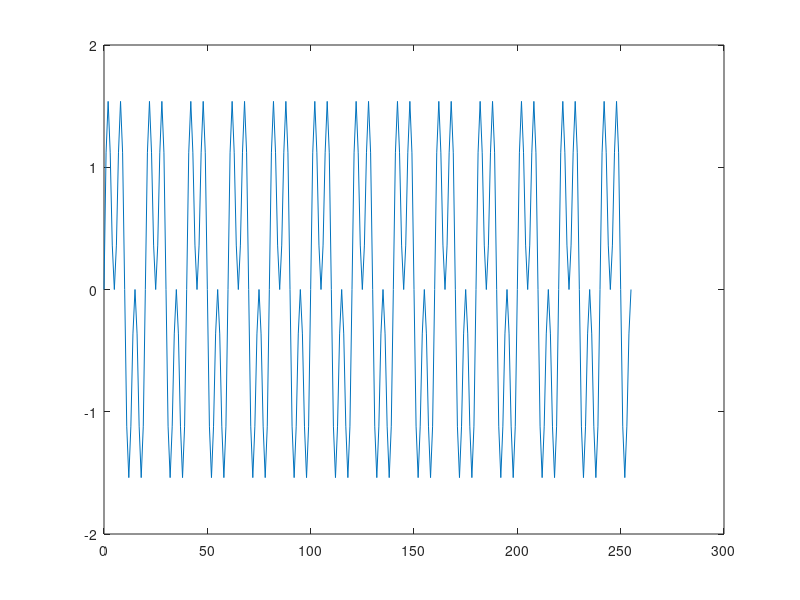
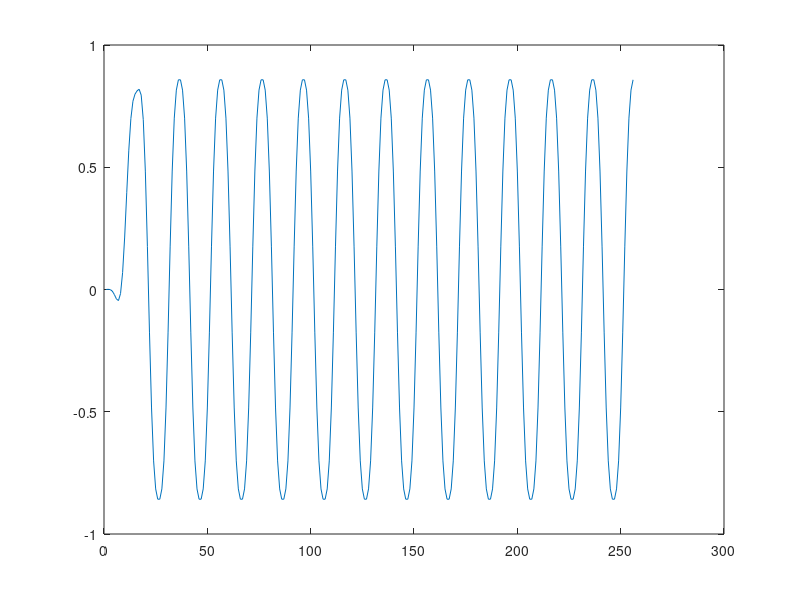
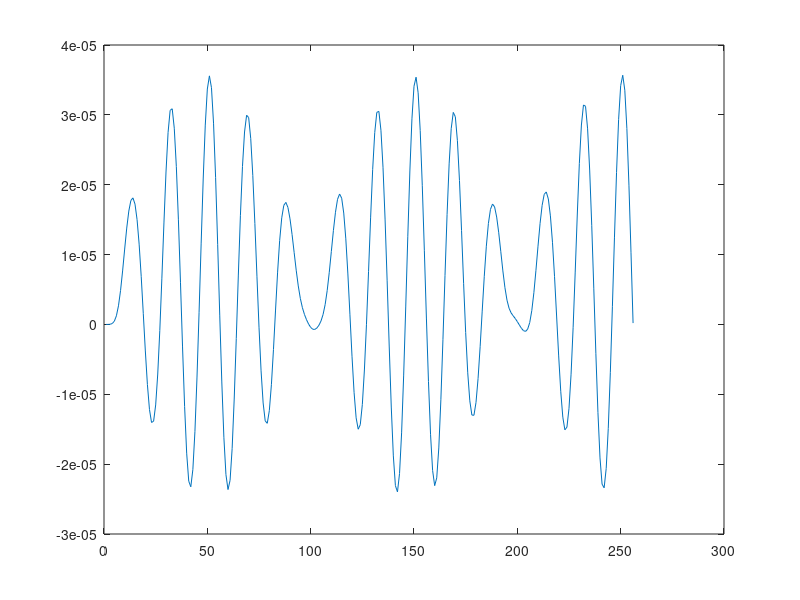
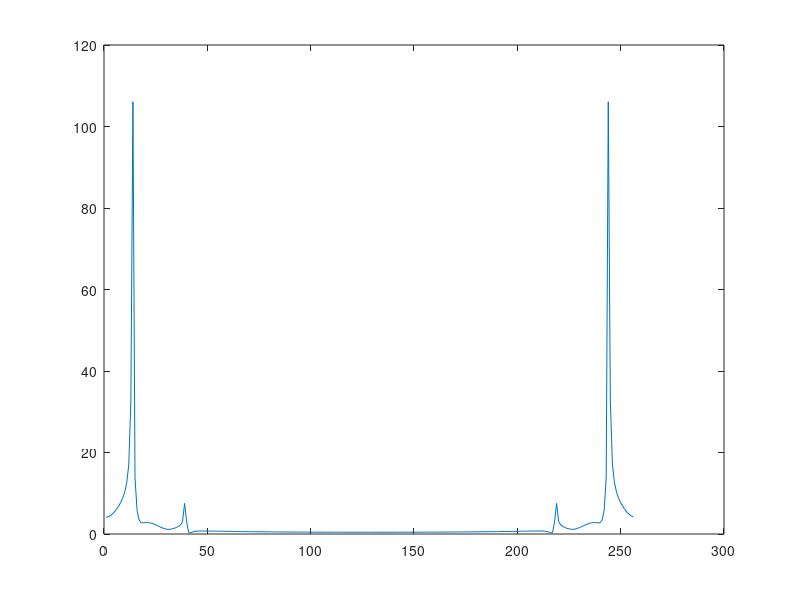

These figures' MATLAB source, in order: (Note: this script raises an error after producing the figures.)
close all
clear all
clc
Nx=256;
f1=50;
f2=150;
w1=2*pi*f1;
w2=2*pi*f2;
Fs=1000;
n=0:Nx-1;

x1=sin(w1*(n/Fs));
x2=sin(w2*(n/Fs));
x=x1+x2;

%filtr fir
N=21;
Fn=100;
Wn=100*2*pi;
b=fir1(N,0.2,'low');
y1=filter(b,1,x);
%filtr iir
Nc=5;
Rp=100;
Wp=0.2;
[Bc,Ac]=cheby1(Nc,Rp,Wp,'low');
y2=filter(Bc,Ac,x);

wi1=fft(y1);
wi2=fft(y2);


%figure(1)
%plot(n,x1)
%figure(2)
%plot(n,x2)
figure(3)
plot(n,x)
figure(4)
plot(y1)
figure(5)
plot(y2)
figure(6)
plot(abs(wi1))
figure(7)
plot(abs(wi2))
figure(8)
bode(y1,Wn)